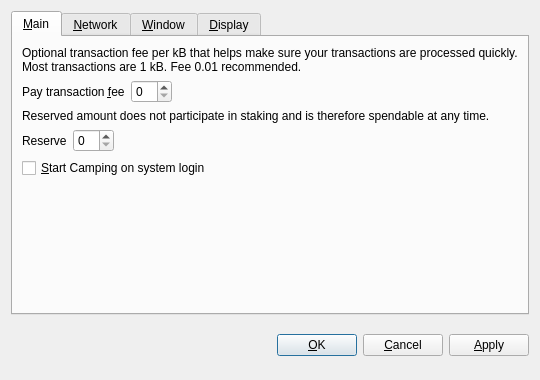
<?xml version="1.0" encoding="UTF-8"?>
<ui version="4.0">
 <class>OptionsDialog</class>
 <widget class="QDialog" name="OptionsDialog">
  <property name="geometry">
   <rect>
    <x>0</x>
    <y>0</y>
    <width>540</width>
    <height>380</height>
   </rect>
  </property>
  <property name="windowTitle">
   <string>Options</string>
  </property>
  <property name="modal">
   <bool>true</bool>
  </property>
  <layout class="QVBoxLayout" name="verticalLayout">
   <item>
    <widget class="QTabWidget" name="tabWidget">
     <property name="tabPosition">
      <enum>QTabWidget::North</enum>
     </property>
     <property name="currentIndex">
      <number>0</number>
     </property>
     <widget class="QWidget" name="tabMain">
      <attribute name="title">
       <string>&amp;Main</string>
      </attribute>
      <layout class="QVBoxLayout" name="verticalLayout_Main">
       <item>
        <widget class="QLabel" name="transactionFeeInfoLabel">
         <property name="text">
          <string>Optional transaction fee per kB that helps make sure your transactions are processed quickly. Most transactions are 1 kB. Fee 0.01 recommended.</string>
         </property>
         <property name="textFormat">
          <enum>Qt::PlainText</enum>
         </property>
         <property name="wordWrap">
          <bool>true</bool>
         </property>
        </widget>
       </item>
       <item>
        <layout class="QHBoxLayout" name="horizontalLayoutFee">
         <item>
          <widget class="QLabel" name="transactionFeeLabel">
           <property name="text">
            <string>Pay transaction &amp;fee</string>
           </property>
           <property name="textFormat">
            <enum>Qt::PlainText</enum>
           </property>
           <property name="buddy">
            <cstring>transactionFee</cstring>
           </property>
          </widget>
         </item>
         <item>
          <widget class="BitcoinAmountField" name="transactionFee"/>
         </item>
         <item>
          <spacer name="horizontalSpacerFee">
           <property name="orientation">
            <enum>Qt::Horizontal</enum>
           </property>
           <property name="sizeHint" stdset="0">
            <size>
             <width>40</width>
             <height>20</height>
            </size>
           </property>
          </spacer>
         </item>
        </layout>
       </item>
       <item>
        <widget class="QLabel" name="reserveBalanceInfoLabel">
         <property name="text">
          <string>Reserved amount does not participate in staking and is therefore spendable at any time.</string>
         </property>
         <property name="textFormat">
          <enum>Qt::PlainText</enum>
         </property>
         <property name="wordWrap">
          <bool>true</bool>
         </property>
        </widget>
       </item>
       <item>
        <layout class="QHBoxLayout" name="horizontalLayoutReserveBalance">
         <item>
          <widget class="QLabel" name="reserveBalanceLabel">
           <property name="text">
            <string>Reserve</string>
           </property>
           <property name="textFormat">
            <enum>Qt::PlainText</enum>
           </property>
           <property name="buddy">
            <cstring>reserveBalance</cstring>
           </property>
          </widget>
         </item>
         <item>
          <widget class="BitcoinAmountField" name="reserveBalance"/>
         </item>
         <item>
          <spacer name="horizontalSpacerReserveBalance">
           <property name="orientation">
            <enum>Qt::Horizontal</enum>
           </property>
           <property name="sizeHint" stdset="0">
            <size>
             <width>40</width>
             <height>20</height>
            </size>
           </property>
          </spacer>
         </item>
        </layout>
       </item>
       <item>
        <widget class="QCheckBox" name="bitcoinAtStartup">
         <property name="toolTip">
          <string>Automatically start Camping after logging in to the system.</string>
         </property>
         <property name="text">
          <string>&amp;Start Camping on system login</string>
         </property>
        </widget>
       </item>
       <item>
        <spacer name="verticalSpacer_Main">
         <property name="orientation">
          <enum>Qt::Vertical</enum>
         </property>
         <property name="sizeHint" stdset="0">
          <size>
           <width>20</width>
           <height>40</height>
          </size>
         </property>
        </spacer>
       </item>
      </layout>
     </widget>
     <widget class="QWidget" name="tabNetwork">
      <attribute name="title">
       <string>&amp;Network</string>
      </attribute>
      <layout class="QVBoxLayout" name="verticalLayout_Network">
       <item>
        <widget class="QCheckBox" name="mapPortUpnp">
         <property name="toolTip">
          <string>Automatically open the Camping client port on the router. This only works when your router supports UPnP and it is enabled.</string>
         </property>
         <property name="text">
          <string>Map port using &amp;UPnP</string>
         </property>
        </widget>
       </item>
       <item>
        <widget class="QCheckBox" name="connectSocks">
         <property name="toolTip">
          <string>Connect to the Camping network through a SOCKS proxy (e.g. when connecting through Tor).</string>
         </property>
         <property name="text">
          <string>&amp;Connect through SOCKS proxy:</string>
         </property>
        </widget>
       </item>
       <item>
        <layout class="QHBoxLayout" name="horizontalLayout_Network">
         <item>
          <widget class="QLabel" name="proxyIpLabel">
           <property name="text">
            <string>Proxy &amp;IP:</string>
           </property>
           <property name="textFormat">
            <enum>Qt::PlainText</enum>
           </property>
           <property name="buddy">
            <cstring>proxyIp</cstring>
           </property>
          </widget>
         </item>
         <item>
          <widget class="QValidatedLineEdit" name="proxyIp">
           <property name="maximumSize">
            <size>
             <width>140</width>
             <height>16777215</height>
            </size>
           </property>
           <property name="toolTip">
            <string>IP address of the proxy (e.g. 127.0.0.1)</string>
           </property>
          </widget>
         </item>
         <item>
          <widget class="QLabel" name="proxyPortLabel">
           <property name="text">
            <string>&amp;Port:</string>
           </property>
           <property name="textFormat">
            <enum>Qt::PlainText</enum>
           </property>
           <property name="buddy">
            <cstring>proxyPort</cstring>
           </property>
          </widget>
         </item>
         <item>
          <widget class="QLineEdit" name="proxyPort">
           <property name="maximumSize">
            <size>
             <width>55</width>
             <height>16777215</height>
            </size>
           </property>
           <property name="toolTip">
            <string>Port of the proxy (e.g. 9050)</string>
           </property>
          </widget>
         </item>
         <item>
          <widget class="QLabel" name="socksVersionLabel">
           <property name="text">
            <string>SOCKS &amp;Version:</string>
           </property>
           <property name="textFormat">
            <enum>Qt::PlainText</enum>
           </property>
           <property name="buddy">
            <cstring>socksVersion</cstring>
           </property>
          </widget>
         </item>
         <item>
          <widget class="QValueComboBox" name="socksVersion">
           <property name="toolTip">
            <string>SOCKS version of the proxy (e.g. 5)</string>
           </property>
          </widget>
         </item>
         <item>
          <spacer name="horizontalSpacer_Network">
           <property name="orientation">
            <enum>Qt::Horizontal</enum>
           </property>
           <property name="sizeHint" stdset="0">
            <size>
             <width>40</width>
             <height>20</height>
            </size>
           </property>
          </spacer>
         </item>
        </layout>
       </item>
       <item>
        <spacer name="verticalSpacer_Network">
         <property name="orientation">
          <enum>Qt::Vertical</enum>
         </property>
         <property name="sizeHint" stdset="0">
          <size>
           <width>20</width>
           <height>40</height>
          </size>
         </property>
        </spacer>
       </item>
      </layout>
     </widget>
     <widget class="QWidget" name="tabWindow">
      <attribute name="title">
       <string>&amp;Window</string>
      </attribute>
      <layout class="QVBoxLayout" name="verticalLayout_Window">
       <item>
        <widget class="QCheckBox" name="minimizeToTray">
         <property name="toolTip">
          <string>Show only a tray icon after minimizing the window.</string>
         </property>
         <property name="text">
          <string>&amp;Minimize to the tray instead of the taskbar</string>
         </property>
        </widget>
       </item>
       <item>
        <widget class="QCheckBox" name="minimizeOnClose">
         <property name="toolTip">
          <string>Minimize instead of exit the application when the window is closed. When this option is enabled, the application will be closed only after selecting Quit in the menu.</string>
         </property>
         <property name="text">
          <string>M&amp;inimize on close</string>
         </property>
        </widget>
       </item>
       <item>
        <spacer name="verticalSpacer_Window">
         <property name="orientation">
          <enum>Qt::Vertical</enum>
         </property>
         <property name="sizeHint" stdset="0">
          <size>
           <width>20</width>
           <height>40</height>
          </size>
         </property>
        </spacer>
       </item>
      </layout>
     </widget>
     <widget class="QWidget" name="tabDisplay">
      <attribute name="title">
       <string>&amp;Display</string>
      </attribute>
      <layout class="QVBoxLayout" name="verticalLayout_Display">
       <item>
        <layout class="QHBoxLayout" name="horizontalLayout_1_Display">
         <item>
          <widget class="QLabel" name="langLabel">
           <property name="text">
            <string>User Interface &amp;language:</string>
           </property>
           <property name="textFormat">
            <enum>Qt::PlainText</enum>
           </property>
           <property name="buddy">
            <cstring>lang</cstring>
           </property>
          </widget>
         </item>
         <item>
          <widget class="QValueComboBox" name="lang">
           <property name="toolTip">
            <string>The user interface language can be set here. This setting will take effect after restarting Camping.</string>
           </property>
          </widget>
         </item>
        </layout>
       </item>
       <item>
        <layout class="QHBoxLayout" name="horizontalLayout_2_Display">
         <item>
          <widget class="QLabel" name="unitLabel">
           <property name="text">
            <string>&amp;Unit to show amounts in:</string>
           </property>
           <property name="textFormat">
            <enum>Qt::PlainText</enum>
           </property>
           <property name="buddy">
            <cstring>unit</cstring>
           </property>
          </widget>
         </item>
         <item>
          <widget class="QValueComboBox" name="unit">
           <property name="toolTip">
            <string>Choose the default subdivision unit to show in the interface and when sending coins.</string>
           </property>
          </widget>
         </item>
        </layout>
       </item>
       <item>
        <widget class="QCheckBox" name="displayAddresses">
         <property name="toolTip">
          <string>Whether to show Camping addresses in the transaction list or not.</string>
         </property>
         <property name="text">
          <string>&amp;Display addresses in transaction list</string>
         </property>
        </widget>
       </item>
       <item>
        <widget class="QCheckBox" name="coinControlFeatures">
         <property name="toolTip">
          <string>Whether to show coin control features or not.</string>
         </property>
         <property name="text">
          <string>Display coin &amp;control features (experts only!)</string>
         </property>
        </widget>
       </item>
       <item>
        <spacer name="verticalSpacer_Display">
         <property name="orientation">
          <enum>Qt::Vertical</enum>
         </property>
         <property name="sizeHint" stdset="0">
          <size>
           <width>20</width>
           <height>40</height>
          </size>
         </property>
        </spacer>
       </item>
      </layout>
     </widget>
    </widget>
   </item>
   <item>
    <layout class="QHBoxLayout" name="horizontalLayout_Buttons">
     <item>
      <spacer name="horizontalSpacer_1">
       <property name="orientation">
        <enum>Qt::Horizontal</enum>
       </property>
       <property name="sizeHint" stdset="0">
        <size>
         <width>40</width>
         <height>48</height>
        </size>
       </property>
      </spacer>
     </item>
     <item>
      <widget class="QLabel" name="statusLabel">
       <property name="font">
        <font>
         <weight>75</weight>
         <bold>true</bold>
        </font>
       </property>
       <property name="text">
        <string/>
       </property>
       <property name="textFormat">
        <enum>Qt::PlainText</enum>
       </property>
       <property name="wordWrap">
        <bool>true</bool>
       </property>
      </widget>
     </item>
     <item>
      <spacer name="horizontalSpacer_2">
       <property name="orientation">
        <enum>Qt::Horizontal</enum>
       </property>
       <property name="sizeHint" stdset="0">
        <size>
         <width>40</width>
         <height>48</height>
        </size>
       </property>
      </spacer>
     </item>
     <item>
      <widget class="QPushButton" name="okButton">
       <property name="text">
        <string>&amp;OK</string>
       </property>
      </widget>
     </item>
     <item>
      <widget class="QPushButton" name="cancelButton">
       <property name="text">
        <string>&amp;Cancel</string>
       </property>
       <property name="autoDefault">
        <bool>false</bool>
       </property>
      </widget>
     </item>
     <item>
      <widget class="QPushButton" name="applyButton">
       <property name="text">
        <string>&amp;Apply</string>
       </property>
       <property name="autoDefault">
        <bool>false</bool>
       </property>
      </widget>
     </item>
    </layout>
   </item>
  </layout>
 </widget>
 <customwidgets>
  <customwidget>
   <class>BitcoinAmountField</class>
   <extends>QSpinBox</extends>
   <header>bitcoinamountfield.h</header>
  </customwidget>
  <customwidget>
   <class>QValueComboBox</class>
   <extends>QComboBox</extends>
   <header>qvaluecombobox.h</header>
  </customwidget>
  <customwidget>
   <class>QValidatedLineEdit</class>
   <extends>QLineEdit</extends>
   <header>qvalidatedlineedit.h</header>
  </customwidget>
 </customwidgets>
 <resources/>
 <connections/>
</ui>
